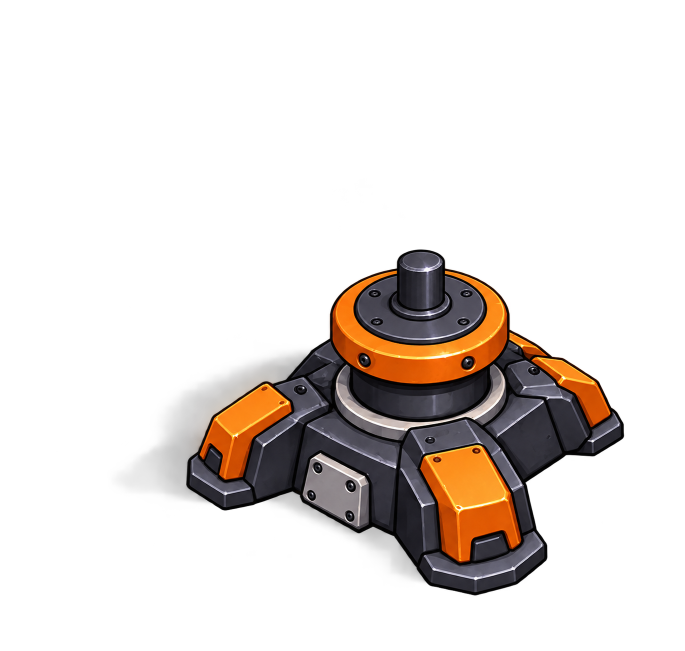
#> input picture art/objects/buildings/light_mg/light_mg_base_codex.png, 1369 x 1301 px (shown at 1/2 size)
$ python light_mg_template.py
#> lines starting #> are read from the running program, lines starting #| are printed output that depends on the picture; after the words box and inside, x2 and y2 are one past the last pixel; in counts of white or black regions, pixels touching at a corner belong together
"""Pose templates for the light machine gun head: 16 views around the vertical axis of the neck.

What turns: hub + neck + gun body + front shield + side drum + handle + barrel. The base (feet, ring,
orange collar, axle) is static, one sprite; the centre of the collar top face is the mount point
(housing). The neck stands ON the axis at the housing, so in every view the head starts at the same
pixel and can't float.

World: X right, Y towards the camera, Z up; origin = housing (bottom of the neck hub, on the axis).
Screen: x = X*s + ox, y = (K*Y - C*Z)*s + oy, C = sqrt(1 - K^2).
Azimuth on the ground: 0 = right, 90 = towards the camera (as the turrets, turret_rig.gd).
Units: px of the approved head light_mg_head_codex.png.
K measured on the approved base light_mg_base_codex.png: collar top face 334 x 170 px -> 0.509.
Head shape measured on light_mg_head_codex.png (barrel azimuth 136.4 deg, barrel horizontal at Z 537).

    python3 light_mg_template.py calib   -> calib_overlay.png + IoU of the model vs the approved head
    python3 light_mg_template.py color   -> tplc/tplc_NN.png colour renders (for precise-object-edit) + color_sheet.png
    python3 light_mg_template.py         -> tpl/tpl_NN.png (for Codex), tpl/templates.json,
                                            check_sheet.png (for the human: all 16 on the real base)
"""
import json
import math
import os
import sys

import numpy as np
from PIL import Image, ImageDraw, ImageFont
from scipy import ndimage as ndi

HERE = os.path.dirname(os.path.abspath(__file__))
OUT = os.path.join(HERE, "tpl")

K = 0.509
C = math.sqrt(1 - K * K)
V = np.array([0.0, C, K])                                   # towards the camera
LIGHT = np.array([0.55, -0.35, 0.76]); LIGHT /= np.linalg.norm(LIGHT)   # sun upper right

# --- shape, head px (calibrated on the approved head, see `calib`) ---
HUB_R, HUB_H = 125.0, 45.0            # flat hub at the bottom of the neck
NECK_R = 75.0
BODY_Z = (430.0, 600.0)               # gun body: bottom, top
BODY_F = (-530.0, 320.0)              # along the barrel: back end, front (shield) plane
BODY_W = 200.0                        # half-width
SHIELD_T = 60.0                       # shield thickness (in front of the body)
SHIELD_W = 230.0                      # half-width
SHIELD_Z = (323.0, 827.0)
DRUM = dict(f=-27.0, side=-1, z=448.0, r=110.0, len=50.0)      # round drum on the right side
HANDLE = dict(f=(-390.0, -370.0), w=30.0, z=(640.0, 740.0))  # carry handle on the top rear
BARREL_Z = 537.0
BARREL_F = (SHIELD_T + BODY_F[1], 1270.0)                       # from the shield front to the brake
BARREL_R = 22.0
BRAKE = dict(len=130.0, r=38.0)                                  # muzzle brake at the end

AZ0 = 136.4                           # measured azimuth of the approved head
APPROVED = os.path.join(HERE, "light_mg_head_codex.png")
APPROVED_HOUSING = (1072.0, 830.0)    # hub bottom centre on the approved head, px
BASE = os.path.join(HERE, "light_mg_base_codex.png")
BASE_HOUSING = (838.0, 627.0)         # centre of the collar top face on the approved base, px
BASE_PER_HEAD = 0.385 / 0.335         # base px per head px (both fitted to concept D)

VIEWS = [22.5 * k for k in range(16)]
SIZE = 1024
SCALE = 0.32                          # template px per head px; the same for all 16 views
ORIGIN = (512, 560)                   # housing in every template


def proj(p, scale=SCALE, origin=ORIGIN):
    return (p[0] * scale + origin[0], (K * p[1] - C * p[2]) * scale + origin[1])


def frame(az):
    a = math.radians(az)
    f = np.array([math.cos(a), math.sin(a), 0.0])
    s = np.array([-math.sin(a), math.cos(a), 0.0])
    return f, s, np.array([0.0, 0.0, 1.0])


def box(f, s, u, f0, f1, w0, w1, z0, z1, kind):
    def P(a, b, c):
        return f * a + s * b + u * c
    v = [P(a, b, c) for a in (f0, f1) for b in (w0, w1) for c in (z0, z1)]
    # v index: a*4 + b*2 + c
    quads = [(0, 1, 3, 2), (4, 6, 7, 5), (0, 4, 5, 1), (2, 3, 7, 6), (0, 2, 6, 4), (1, 5, 7, 3)]
    return [(np.array([v[i] for i in q]), kind) for q in quads]


def cylinder(p0, p1, r, b1, b2, kind, seg=24):
    out = []
    ring = [(b1 * math.cos(2 * math.pi * i / seg) + b2 * math.sin(2 * math.pi * i / seg)) * r for i in range(seg)]
    for i in range(seg):
        d0, d1 = ring[i], ring[(i + 1) % seg]
        out.append((np.array([p0 + d0, p0 + d1, p1 + d1, p1 + d0]), kind))
    for c in (p0, p1):
        out.append((np.array([c + d for d in ring]), kind))
    return out


def faces(az, color=False):
    f, s, u = frame(az)
    out = []
    z = u
    out += cylinder(np.zeros(3), z * HUB_H, HUB_R, f, s, "hub")
    out += cylinder(z * HUB_H, z * BODY_Z[0], NECK_R, f, s, "neck")
    out += box(f, s, u, BODY_F[0], BODY_F[1], -BODY_W, BODY_W, BODY_Z[0], BODY_Z[1], "body")
    out += box(f, s, u, BODY_F[1], BODY_F[1] + SHIELD_T, -SHIELD_W, SHIELD_W, SHIELD_Z[0], SHIELD_Z[1], "shield")
    dc = f * DRUM["f"] + s * (DRUM["side"] * BODY_W) + z * DRUM["z"]
    out += cylinder(dc, dc + s * (DRUM["side"] * DRUM["len"]), DRUM["r"], f, z, "drum")
    hf0, hf1 = HANDLE["f"]
    out += box(f, s, u, hf0, hf1, -HANDLE["w"], HANDLE["w"], HANDLE["z"][0], HANDLE["z"][1], "handle")
    b0 = f * BARREL_F[0] + z * BARREL_Z
    b1 = f * BARREL_F[1] + z * BARREL_Z
    out += cylinder(b0, b1, BARREL_R, s, z, "barrel", seg=14)
    out += cylinder(b1, b1 + f * BRAKE["len"], BRAKE["r"], s, z, "barrel", seg=14)
    if color:                         # design details for the colour render (approved head look)
        sf = BODY_F[1] + SHIELD_T
        for sg in (-1, 1):            # orange plates on both edges of the shield front
            out += box(f, s, u, sf - 5.0, sf + 18.0, sg * (SHIELD_W - 70.0), sg * SHIELD_W,
                       SHIELD_Z[0] + 40.0, SHIELD_Z[1] + 15.0, "orange")
        out += box(f, s, u, BODY_F[1] - 60.0, BODY_F[1] + 10.0, -45.0, 45.0,   # sight box with the blue light
                   SHIELD_Z[1] - 40.0, SHIELD_Z[1] + 45.0, "sight")
        out += box(f, s, u, BODY_F[1] + 10.0, BODY_F[1] + 14.0, -28.0, 28.0,
                   SHIELD_Z[1] - 25.0, SHIELD_Z[1] + 30.0, "blue")
        de = dc + s * (DRUM["side"] * DRUM["len"])
        out += cylinder(de, de + s * (DRUM["side"] * 6.0), DRUM["r"] * 0.78, f, z, "orange")
        out += cylinder(de + s * (DRUM["side"] * 6.0), de + s * (DRUM["side"] * 10.0), DRUM["r"] * 0.55, f, z, "drum")
        for f0 in (BARREL_F[0] + 40.0, BARREL_F[1] - 60.0):  # orange bands on the barrel
            out += cylinder(f * f0 + z * BARREL_Z, f * (f0 + 35.0) + z * BARREL_Z, BARREL_R + 7.0, s, z, "orange", seg=14)
    return out


COLORS = {"hub": (90, 92, 100), "neck": (110, 112, 120), "body": (150, 152, 160), "shield": (196, 198, 204),
          "drum": (120, 122, 130), "handle": (110, 112, 120), "barrel": (225, 30, 30)}
# colour render: the approved head's materials (dark-grey body, light-grey shield, orange plates, blue light)
COLORS_DESIGN = {"hub": (42, 43, 50), "neck": (48, 49, 56), "body": (74, 76, 86), "shield": (206, 201, 192),
                 "drum": (62, 64, 72), "handle": (56, 58, 66), "barrel": (58, 58, 66), "orange": (238, 122, 28),
                 "sight": (66, 68, 78), "blue": (40, 150, 255)}


def shade(poly, kind, colors=COLORS):
    a, b, c = poly[0], poly[1], poly[2]
    nrm = np.cross(b - a, c - a)
    ln = np.linalg.norm(nrm)
    nrm = np.array([0.0, 0.0, 1.0]) if ln < 1e-9 else nrm / ln
    if nrm @ V < 0:
        nrm = -nrm
    k = 0.55 + 0.45 * max(0.0, float(nrm @ LIGHT))
    return tuple(int(min(255, ch * k)) for ch in colors[kind])


def render(az, compass=True, bg=(255, 255, 255, 0), scale=SCALE, origin=ORIGIN, size=(SIZE, SIZE), color=False):
    im = Image.new("RGBA", size, bg)
    d = ImageDraw.Draw(im)
    if compass:
        rr = HUB_R * 2.2
        ring = [proj(np.array([rr * math.cos(t), rr * math.sin(t), 0.0]), scale, origin) for t in np.linspace(0, 2 * math.pi, 120)]
        d.line(ring + [ring[0]], fill=(40, 70, 220, 255), width=3)
        a = math.radians(az)
        tip = proj(np.array([rr * math.cos(a), rr * math.sin(a), 0.0]), scale, origin)
        d.line([proj(np.zeros(3), scale, origin), tip], fill=(40, 70, 220, 255), width=5)
        for sgn in (-1, 1):
            b = a + math.pi + sgn * 0.45
            d.line([tip, proj(np.array([rr * math.cos(a) + 40 * math.cos(b), rr * math.sin(a) + 40 * math.sin(b), 0.0]),
                              scale, origin)], fill=(40, 70, 220, 255), width=5)
    fs = faces(az, color)
    order = sorted(fs, key=lambda q: float(q[0].mean(axis=0) @ V))
    for poly, kind in order:
        pts = [proj(p, scale, origin) for p in poly]
        col = shade(poly, kind, COLORS_DESIGN if color else COLORS) + (255,)
        d.polygon(pts, fill=col, outline=col)
    return im


# [14 lines left out: function calib, not called in this run]


def main():
    os.makedirs(OUT, exist_ok=True)
    rows = []
    for k, az in enumerate(VIEWS):
        render(az).save(os.path.join(OUT, f"tpl_{k:02d}.png"))
        m = np.asarray(render(az, compass=False))[..., 3] > 0
        lab, ncomp = ndi.label(m, structure=np.ones((3, 3)))
        ys, xs = np.nonzero(m)
        hx, hy = ORIGIN
        rows.append(dict(k=k, az=az, components=int(ncomp), housing_inside=bool(m[int(hy) - 2, int(hx)]),
                         bbox=[int(xs.min()), int(ys.min()), int(xs.max()), int(ys.max())],
                         margin=int(min(xs.min(), ys.min(), SIZE - 1 - xs.max(), SIZE - 1 - ys.max()))))
#> this loop made 16 passes
#> pass 1, in main, `render(az).save(os.path.join(OUT, f"tpl_{k:02d}.png"))`:
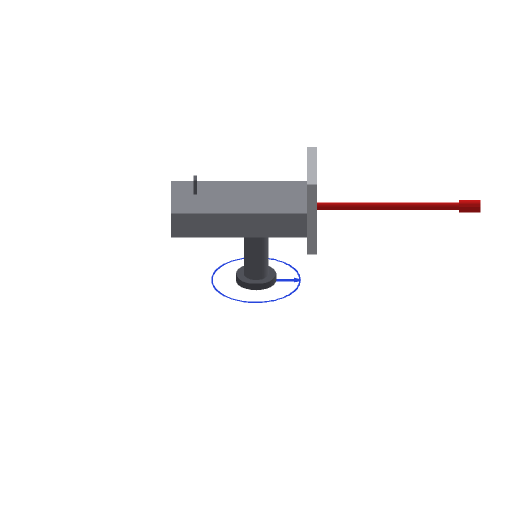
#> saved as tpl_00.png: PIL image 1024x1024 RGBA (shown at 1/2 size); mean R, G, B, A 248.3, 247.8, 248.2, 11.7; transparent parts drawn white
#> pass 1, in main, `m = np.asarray(render(az, compass=False))[..., 3] > 0`:
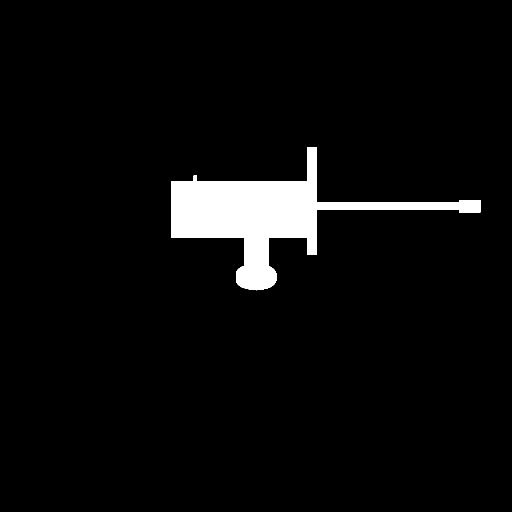
#> m: shape (1024, 1024) bool (shown at 1/2 size); 4.4% white; 1 white region, box (x1, y1, x2, y2) and area: (342, 294, 961, 581) 46643
#> after the loop:
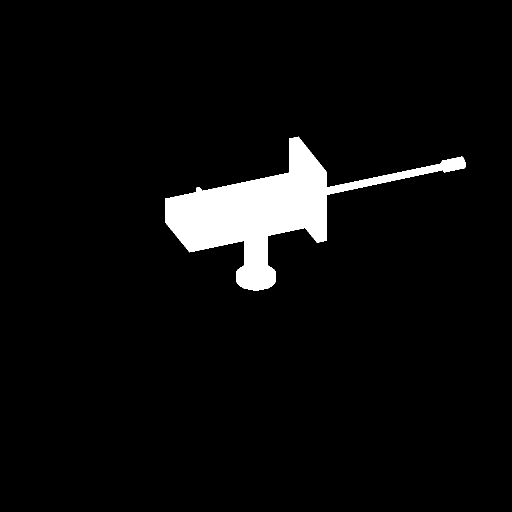
#> m: shape (1024, 1024) bool (shown at 1/2 size); 4.8% white; 1 white region, box (x1, y1, x2, y2) and area: (330, 273, 931, 581) 50668
#> after the loop, rows = 16 items
    meta = dict(K=K, scale=SCALE, origin=ORIGIN, housing=ORIGIN, az0=AZ0, step=22.5,
                barrel=dict(z=BARREL_Z, f=BARREL_F, brake=BRAKE["len"]), views=rows)
#> meta = 8 items
    with open(os.path.join(OUT, "templates.json"), "w") as fh:
        json.dump(meta, fh, indent=1)

    # human sheet: 4x4, each template on the real approved base, housing cross, azimuth under the cell
    base = Image.open(BASE)
#> base is the input picture: PIL image 1369x1301 RGBA; mean R, G, B, A 19.8, 13.7, 10, 47.3
    bs = SCALE * BASE_PER_HEAD
    base_s = base.resize((round(base.width * bs), round(base.height * bs)), Image.LANCZOS)
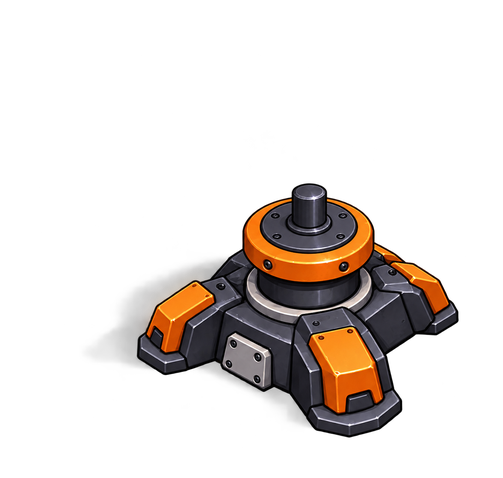
#> base_s: PIL image 503x478 RGBA; mean R, G, B, A 19.7, 13.6, 10, 47.3; transparent parts drawn white
    bx, by = ORIGIN[0] - BASE_HOUSING[0] * bs, ORIGIN[1] - BASE_HOUSING[1] * bs
    cell = 360
    sheet = Image.new("RGB", (cell * 4, (cell + 30) * 4), (245, 245, 245))
#> sheet: PIL image 1440x1560 RGB; every value is 245
    font = ImageFont.load_default()
    for r in rows:
        k = r["k"]
        im = Image.new("RGBA", (SIZE, SIZE), (232, 232, 232, 255))
        im.alpha_composite(base_s, (round(bx), round(by)))
        im = Image.alpha_composite(im, render(VIEWS[k], compass=True))
        dd = ImageDraw.Draw(im)
        hx, hy = ORIGIN
        dd.line([hx - 18, hy, hx + 18, hy], fill=(0, 160, 0, 255), width=4)
        dd.line([hx, hy - 18, hx, hy + 18], fill=(0, 160, 0, 255), width=4)
        im = im.convert("RGB").resize((cell, cell), Image.LANCZOS)
        x, y = (k % 4) * cell, (k // 4) * (cell + 30)
        sheet.paste(im, (x, y))
        ok = r["components"] == 1 and r["housing_inside"] and r["margin"] >= 8
        ImageDraw.Draw(sheet).text((x + 8, y + cell + 8),
                                   f"#{k + 1}  az {r['az']}  parts {r['components']}  {'OK' if ok else 'FAIL'}",
                                   fill=(0, 0, 0) if ok else (200, 0, 0), font=font)
#> this loop made 16 passes
#> (rr in render, tip in render) on pass 1: (275, (600, 560))
#> pass 1, in main, `im = im.convert("RGB").resize((cell, cell), Image.LANCZOS)`:
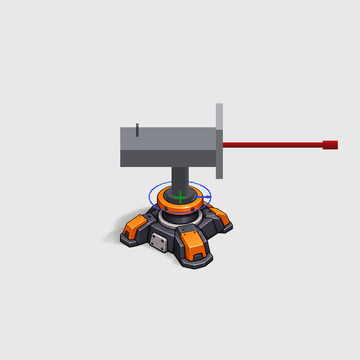
#> im: PIL image 360x360 RGB; mean R, G, B 221.5, 219.7, 219.3
#> after the loop:
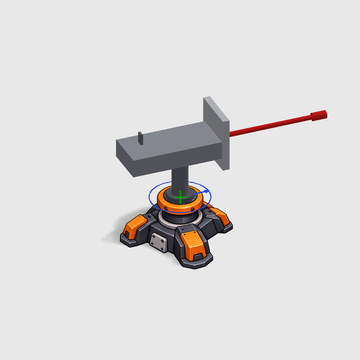
#> im: PIL image 360x360 RGB; mean R, G, B 221, 219.3, 218.9
#> after the loop:
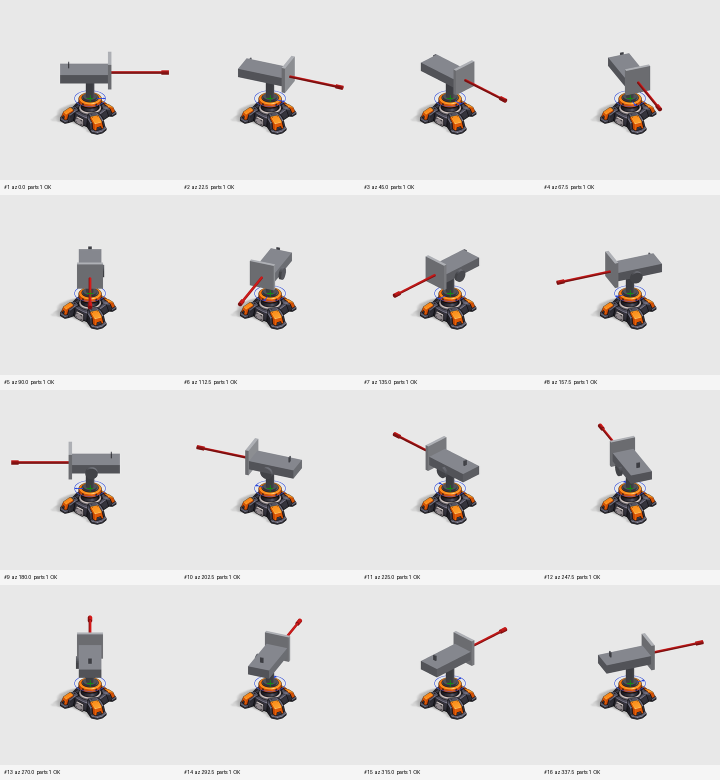
#> sheet: PIL image 1440x1560 RGB (shown at 1/2 size); mean R, G, B 223, 221.5, 221
    sheet.save(os.path.join(HERE, "check_sheet.png"))
    bad = [r for r in rows if not (r["components"] == 1 and r["housing_inside"] and r["margin"] >= 8)]
    for r in rows:
        print(r)
    print("FAIL" if bad else "OK", f"{len(rows) - len(bad)}/16 views: one piece, neck on the housing, margin >= 8 px")
#| OK 16/16 views: one piece, neck on the housing, margin >= 8 px


# [13 lines left out: function color_renders, not called in this run]


if __name__ == "__main__":
    import argparse
    ap = argparse.ArgumentParser(
        description=__doc__, formatter_class=argparse.RawDescriptionHelpFormatter,
        epilog="examples:\n"
               "  python3 art/objects/buildings/light_mg/light_mg_template.py calib   -> IoU printed, calib_overlay.png\n"
               "  python3 art/objects/buildings/light_mg/light_mg_template.py color   -> tplc/, color_sheet.png\n"
               "  python3 art/objects/buildings/light_mg/light_mg_template.py         -> tpl/, check_sheet.png; "
               "exit 0 always, the last line says OK or FAIL (16/16 views: one piece, neck on the housing, margin >= 8 px)")
    ap.add_argument("mode", nargs="?", default="templates", choices=["templates", "calib", "color"],
                    help="templates (default): grey pose templates for Codex + the human sheet; "
                         "calib: the model at the approved head's azimuth over that head (IoU); "
                         "color: colour renders of the same model for precise-object-edit")
    a = ap.parse_args()
    {"calib": calib, "color": color_renders}.get(a.mode, main)()

$ run again, with art/objects/buildings/light_mg/light_mg_concept.png copied over art/objects/buildings/light_mg/light_mg_base_codex.png
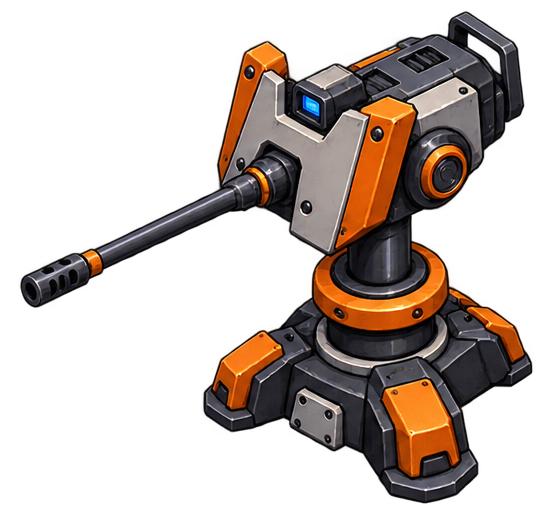
#> input picture art/objects/buildings/light_mg/light_mg_concept.png, 552 x 523 px
#> after the loop in main, `for k, az in enumerate(VIEWS):`: rows = 16 items
#> meta = 8 items
#> in main, base is the input picture: PIL image 552x523 RGBA; mean R, G, B, A 65.4, 47.1, 36.8, 90.1
#> the loop in main, `for r in rows:` made 16 passes
#> after the loop in main, `for r in rows:`:
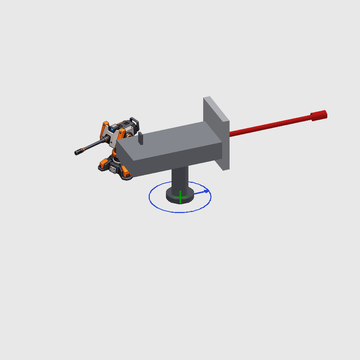
#> im: PIL image 360x360 RGB; mean R, G, B 224.6, 223.9, 224.2
#> after the loop in main, `for r in rows:`:
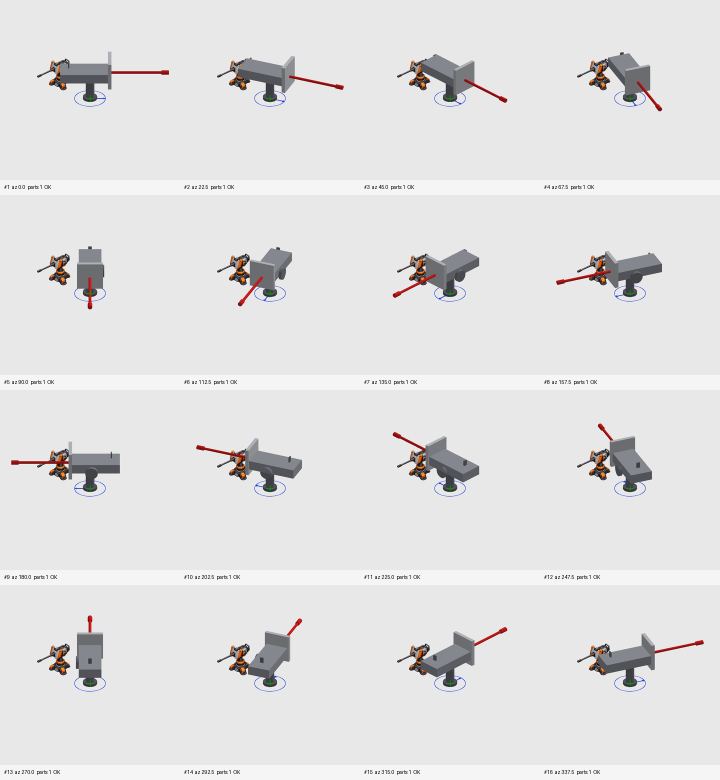
#> sheet: PIL image 1440x1560 RGB (shown at 1/2 size); mean R, G, B 226, 225.4, 225.6
#> the loop in main, `for r in rows:` made 16 passes
#| {'k': 0, 'az': 0.0, 'components': 1, 'housing_inside': True, 'bbox': [342, 294, 960, 580], 'margin': 63}
#| {'k': 1, 'az': 22.5, 'components': 1, 'housing_inside': True, 'bbox': [330, 317, 930, 580], 'margin': 93}
#| {'k': 2, 'az': 45.0, 'components': 1, 'housing_inside': True, 'bbox': [346, 307, 837, 584], 'margin': 186}
#| {'k': 3, 'az': 67.5, 'components': 1, 'housing_inside': True, 'bbox': [387, 295, 694, 633], 'margin': 295}
#| {'k': 4, 'az': 90.0, 'components': 1, 'housing_inside': True, 'bbox': [438, 292, 592, 650], 'margin': 292}
#> (further printed lines are left out)
#| OK 16/16 views: one piece, neck on the housing, margin >= 8 px
